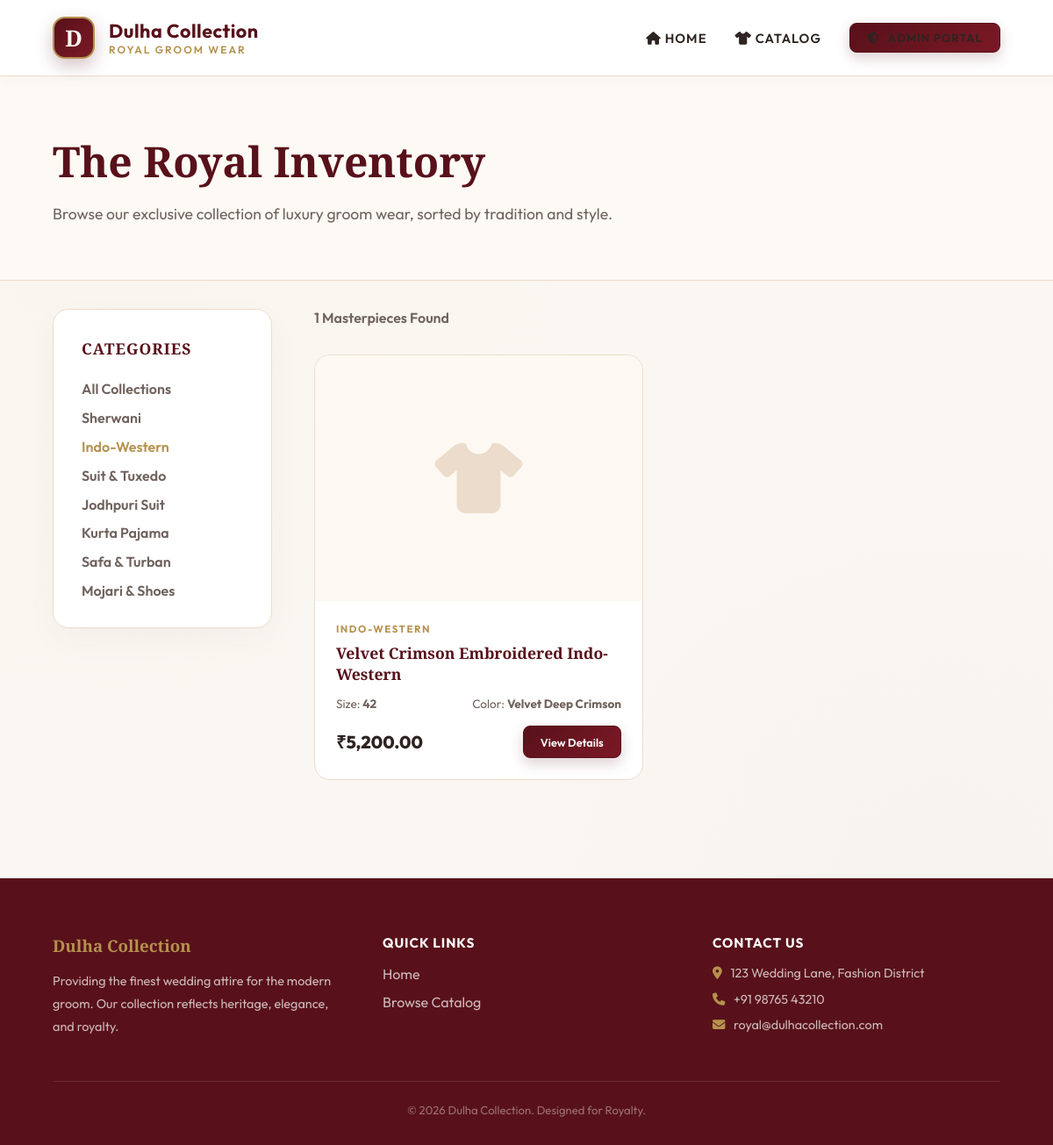
/catalog.php?category=Indo-Western, run on the app's committed database.
### tables this page shows
CREATE TABLE IF NOT EXISTS products (
    id INT AUTO_INCREMENT PRIMARY KEY,
    name VARCHAR(255) NOT NULL,
    category ENUM('Sherwani', 'Indo-Western', 'Suit & Tuxedo', 'Jodhpuri Suit', 'Kurta Pajama', 'Safa & Turban', 'Mojari & Shoes', 'Accessories') NOT NULL,
    size VARCHAR(20) NOT NULL,
    color VARCHAR(100) NOT NULL,
    rental_price DECIMAL(10,2) NOT NULL,
    security_deposit DECIMAL(10,2) NOT NULL,
    status ENUM('Available', 'Rented', 'Maintenance') DEFAULT 'Available',
    created_at TIMESTAMP DEFAULT CURRENT_TIMESTAMP
);

### catalog.php (the view, shortened to what this page needs)
<?php
require_once 'includes/user_header.php';
$cat = isset($_GET['category']) ? $_GET['category'] : '';
$query = "SELECT * FROM products WHERE status = 'Available'";
if ($cat) {
    $query .= " AND category = '" . $conn->real_escape_string($cat) . "'";
}
$query .= " ORDER BY id DESC";
$result = $conn->query($query);
?>
<div style="background: #fdfaf5; padding: 4rem 5%; border-bottom: 1px solid var(--border-color);">
    <div style="max-width: 800px;">
        <h1 class="brand-heading" style="font-size: 3rem; color: var(--accent-color); margin-bottom: 1rem;">The Royal Inventory</h1>
        <p style="color: var(--text-secondary); font-size: 1.1rem;">Browse our exclusive collection of luxury groom wear, sorted by tradition and style.</p>
    </div>
</div>
<div style="padding: 2rem 5%; display: flex; gap: 3rem;">
    <aside style="width: 250px; flex-shrink: 0;">
        <div class="glass-panel" style="padding: 2rem; position: sticky; top: 120px;">
            <h3 style="color: var(--accent-color); font-size: 1.1rem; margin-bottom: 1.5rem; text-transform: uppercase; letter-spacing: 1px;">Categories</h3>
            <ul style="list-style: none; display: flex; flex-direction: column; gap: 0.8rem;">
                <li><a href="catalog.php" style="text-decoration: none; color: <?php echo !$cat ? 'var(--gold-color)' : 'var(--text-secondary)'; ?>; font-weight: 600;">All Collections</a></li>
                <?php
                $categories = ['Sherwani', 'Indo-Western', 'Suit & Tuxedo', 'Jodhpuri Suit', 'Kurta Pajama', 'Safa & Turban', 'Mojari & Shoes'];
                foreach($categories as $category) {
                    $active = ($cat == $category) ? 'color: var(--gold-color); font-weight: 700;' : 'color: var(--text-secondary);';
                    echo "<li><a href='catalog.php?category=$category' style='text-decoration: none; $active font-weight: 600;'>$category</a></li>";
                }
                ?>
            </ul>
        </div>
    </aside>
    <div style="flex-grow: 1;">
        <div style="display: flex; justify-content: space-between; align-items: center; margin-bottom: 2rem;">
            <span style="color: var(--text-secondary); font-weight: 600;"><?php echo $result ? $result->num_rows : 0; ?> Masterpieces Found</span>
        </div>
        <div class="product-grid" style="padding: 0; grid-template-columns: repeat(auto-fill, minmax(250px, 1fr));">
            <?php
            if ($result && $result->num_rows > 0) {
                while($item = $result->fetch_assoc()) {
                    ?>
                    <div class="product-card">
                        <div class="product-img">
                            <i class="fa-solid fa-shirt"></i>
                        </div>
                        <div class="product-info">
                            <span class="category-tag"><?php echo $item['category']; ?></span>
                            <h3 class="product-name" style="font-size: 1.1rem;"><?php echo $item['name']; ?></h3>
                            <div style="display: flex; justify-content: space-between; align-items: center; margin-bottom: 1rem;">
                                <span style="font-size: 0.85rem; color: var(--text-secondary);">Size: <strong><?php echo $item['size']; ?></strong></span>
                                <span style="font-size: 0.85rem; color: var(--text-secondary);">Color: <strong><?php echo $item['color']; ?></strong></span>
                            </div>
                            <div style="display: flex; justify-content: space-between; align-items: center;">
                                <span class="product-price" style="font-size: 1.25rem;">₹<?php echo number_format($item['rental_price'], 2); ?></span>
                                <a href="product-view.php?id=<?php echo $item['id']; ?>" class="btn btn-primary" style="padding: 0.6rem 1.2rem; font-size: 0.8rem; border-radius: 8px;">View Details</a>
                            </div>
                        </div>
                    </div>
                    <?php
                }
            }
            ?>
        </div>
    </div>
</div>
<?php require_once 'includes/user_footer.php'; ?>

### assets/css/style.css (style rules this page uses)
:root { --bg-color: #faf7f2; --card-bg: #ffffff; --border-color: #ebdccb; --text-primary: #2d2421; --text-secondary: #70625d; --accent-color: #58111a; --accent-hover: #7b1926; --accent-glow: rgba(88, 17, 26, 0.15); --gold-color: #b5924d; --gold-hover: #cbae6f; --danger: #d32f2f; --danger-bg: #ffebee; --success: #2e7d32; --success-bg: #e8f5e9; --warning: #ef6c00; --box-shadow: 0px 12px 35px rgba(88, 17, 26, 0.04); --border-radius: 18px; }
* { margin: 0; padding: 0; box-sizing: border-box; font-family: 'Outfit', sans-serif; }
body { background-color: var(--bg-color); color: var(--text-primary); overflow-x: hidden; background-image: radial-gradient(circle at 10% 20%, rgba(212, 175, 55, 0.02) 0%, transparent 40%), radial-gradient(circle at 90% 80%, rgba(88, 17, 26, 0.02) 0%, transparent 40%); }
h1, h2, h3, .brand-heading { font-family: 'Playfair Display', serif; }
.glass-panel { background: var(--card-bg); border: 1px solid var(--border-color); border-radius: var(--border-radius); box-shadow: var(--box-shadow); animation: fadeIn 0.6s cubic-bezier(0.16, 1, 0.3, 1) forwards; }
.btn { padding: 0.85rem 1.7rem; border: none; border-radius: 12px; font-size: 0.98rem; font-weight: 600; cursor: pointer; transition: all 0.3s cubic-bezier(0.25, 0.8, 0.25, 1); display: inline-flex; align-items: center; justify-content: center; gap: 0.6rem; text-decoration: none; }
.btn-primary { background: linear-gradient(135deg, var(--accent-color) 0%, #7b1926 100%); color: #fff; border: 1px solid var(--accent-color); box-shadow: 0 6px 16px rgba(88, 17, 26, 0.2); }

### data on the page
products: category "INDO-WESTERN", name "Velvet Crimson Embroidered Indo-Western", size "42", color "Velvet Deep Crimson", rental_price "5,200.00"

### other printed values
$category "Sherwani"
$category "Indo-Western"
$category "Suit & Tuxedo"
$category "Jodhpuri Suit"
$category "Kurta Pajama"
$category "Safa & Turban"
$category "Mojari & Shoes"
$result->num_rows "1"
